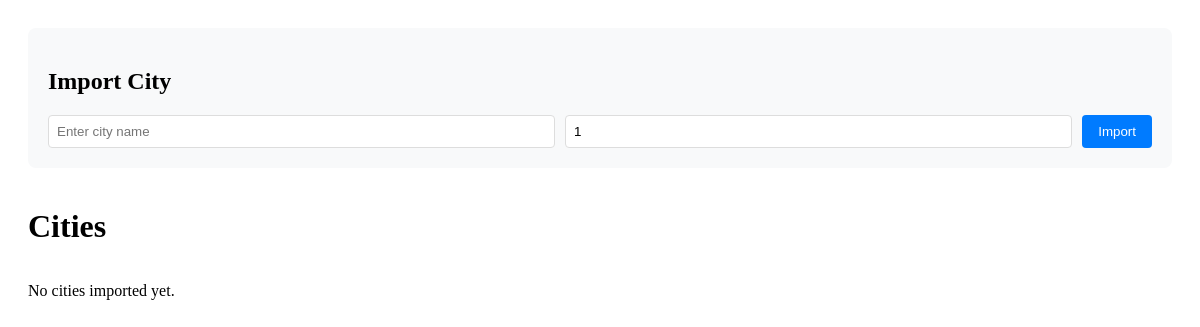
The app's page /, older data.
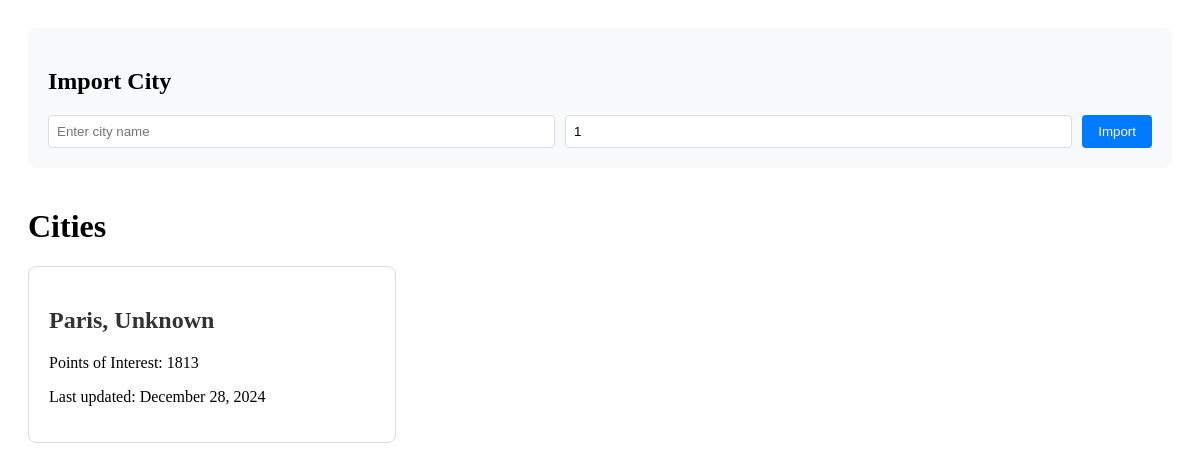
The same page, newer data.
### cities/models.py (models this page shows, shortened)
class City(models.Model):
    name = models.CharField(max_length=200, unique=True)
    country = models.CharField(max_length=200)
    latitude = models.FloatField(null=True, blank=True)
    longitude = models.FloatField(null=True, blank=True)
    created_at = models.DateTimeField(auto_now_add=True)
    updated_at = models.DateTimeField(auto_now=True)
    class Meta:
        ordering = ['name']
        verbose_name_plural = 'cities'

### cities/views.py (the view)
# urls.py: path('', views.city_list, name='city_list'),
def city_list(request):
    cities = City.objects.all()
    return render(request, 'cities/city_list.html', {'cities': cities})

### cities/templates/cities/city_list.html (shortened to what this page needs)
{% extends "base.html" %}
{% load city_tags %}
{% block content %}
<div class="container">
    <div class="import-section">
        <h2>Import City</h2>
        <form method="post" action="{% url 'import_city' %}" class="import-form">
            <input type="text" name="city_name" placeholder="Enter city name" required>
            <input type="number" name="max_depth" placeholder="Max depth" value="1" min="0" max="5" required>
            <button type="submit">Import</button>
        </form>
    </div>
    <h1>Cities</h1>
    <div class="city-list">
        {% for city in cities %}
            <div class="city-item">
                <h2><a href="{% url 'city_detail' city.name %}">{{ city.name }}, {{ city.country }}</a></h2>
                <p>Points of Interest: {{ city.points_of_interest.count }}</p>
                <p>Last updated: {{ city.updated_at|date:"F j, Y" }}</p>
            </div>
        {% empty %}
            <p>No cities imported yet.</p>
        {% endfor %}
    </div>
</div>
{% endblock %}

Row changes from the older to the newer data that the page shows:
added City: name "Paris", country "Unknown", points_of_interest.count "1813", updated_at "December 28, 2024"
Text that changed along with them:
text no longer shown: "No cities imported yet."
